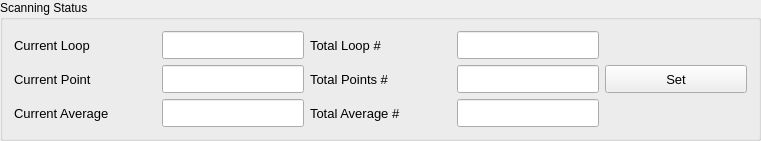
   <widget class="QGroupBox" name="ScanningStatus">
    <property name="geometry">
     <rect>
      <x>10</x>
      <y>780</y>
      <width>761</width>
      <height>141</height>
     </rect>
    </property>
    <property name="sizePolicy">
     <sizepolicy hsizetype="Expanding" vsizetype="Expanding">
      <horstretch>0</horstretch>
      <verstretch>0</verstretch>
     </sizepolicy>
    </property>
    <property name="title">
     <string>Scanning Status</string>
    </property>
    <layout class="QGridLayout" name="gridLayout_5">
     <item row="1" column="1">
      <widget class="QLineEdit" name="leCurrentPointNum">
       <property name="sizePolicy">
        <sizepolicy hsizetype="Expanding" vsizetype="Expanding">
         <horstretch>0</horstretch>
         <verstretch>0</verstretch>
        </sizepolicy>
       </property>
      </widget>
     </item>
     <item row="2" column="2">
      <widget class="QLabel" name="label_23">
       <property name="sizePolicy">
        <sizepolicy hsizetype="Expanding" vsizetype="Expanding">
         <horstretch>0</horstretch>
         <verstretch>0</verstretch>
        </sizepolicy>
       </property>
       <property name="font">
        <font>
         <pointsize>10</pointsize>
        </font>
       </property>
       <property name="text">
        <string>Total Average #</string>
       </property>
      </widget>
     </item>
     <item row="2" column="0">
      <widget class="QLabel" name="label_22">
       <property name="sizePolicy">
        <sizepolicy hsizetype="Expanding" vsizetype="Expanding">
         <horstretch>0</horstretch>
         <verstretch>0</verstretch>
        </sizepolicy>
       </property>
       <property name="font">
        <font>
         <pointsize>10</pointsize>
        </font>
       </property>
       <property name="text">
        <string>Current Average</string>
       </property>
      </widget>
     </item>
     <item row="1" column="3">
      <widget class="QLineEdit" name="leTotalPointNum">
       <property name="sizePolicy">
        <sizepolicy hsizetype="Expanding" vsizetype="Expanding">
         <horstretch>0</horstretch>
         <verstretch>0</verstretch>
        </sizepolicy>
       </property>
      </widget>
     </item>
     <item row="0" column="0">
      <widget class="QLabel" name="label_19">
       <property name="sizePolicy">
        <sizepolicy hsizetype="Expanding" vsizetype="Expanding">
         <horstretch>0</horstretch>
         <verstretch>0</verstretch>
        </sizepolicy>
       </property>
       <property name="font">
        <font>
         <pointsize>10</pointsize>
        </font>
       </property>
       <property name="text">
        <string>Current Loop</string>
       </property>
      </widget>
     </item>
     <item row="1" column="0">
      <widget class="QLabel" name="label_20">
       <property name="sizePolicy">
        <sizepolicy hsizetype="Expanding" vsizetype="Expanding">
         <horstretch>0</horstretch>
         <verstretch>0</verstretch>
        </sizepolicy>
       </property>
       <property name="font">
        <font>
         <pointsize>10</pointsize>
        </font>
       </property>
       <property name="text">
        <string>Current Point</string>
       </property>
      </widget>
     </item>
     <item row="2" column="3">
      <widget class="QLineEdit" name="leTotalAverageNum">
       <property name="sizePolicy">
        <sizepolicy hsizetype="Expanding" vsizetype="Expanding">
         <horstretch>0</horstretch>
         <verstretch>0</verstretch>
        </sizepolicy>
       </property>
      </widget>
     </item>
     <item row="2" column="1">
      <widget class="QLineEdit" name="leCurrentAverageNum">
       <property name="sizePolicy">
        <sizepolicy hsizetype="Expanding" vsizetype="Expanding">
         <horstretch>0</horstretch>
         <verstretch>0</verstretch>
        </sizepolicy>
       </property>
      </widget>
     </item>
     <item row="0" column="3">
      <widget class="QLineEdit" name="leTotalLoopNum">
       <property name="sizePolicy">
        <sizepolicy hsizetype="Expanding" vsizetype="Expanding">
         <horstretch>0</horstretch>
         <verstretch>0</verstretch>
        </sizepolicy>
       </property>
      </widget>
     </item>
     <item row="0" column="2">
      <widget class="QLabel" name="label_18">
       <property name="sizePolicy">
        <sizepolicy hsizetype="Expanding" vsizetype="Expanding">
         <horstretch>0</horstretch>
         <verstretch>0</verstretch>
        </sizepolicy>
       </property>
       <property name="font">
        <font>
         <pointsize>10</pointsize>
        </font>
       </property>
       <property name="text">
        <string>Total Loop #</string>
       </property>
      </widget>
     </item>
     <item row="1" column="2">
      <widget class="QLabel" name="label_21">
       <property name="sizePolicy">
        <sizepolicy hsizetype="Expanding" vsizetype="Expanding">
         <horstretch>0</horstretch>
         <verstretch>0</verstretch>
        </sizepolicy>
       </property>
       <property name="font">
        <font>
         <pointsize>10</pointsize>
        </font>
       </property>
       <property name="text">
        <string>Total Points #</string>
       </property>
      </widget>
     </item>
     <item row="0" column="1">
      <widget class="QLineEdit" name="leCurrentLoopNum">
       <property name="sizePolicy">
        <sizepolicy hsizetype="Expanding" vsizetype="Expanding">
         <horstretch>0</horstretch>
         <verstretch>0</verstretch>
        </sizepolicy>
       </property>
      </widget>
     </item>
     <item row="1" column="4">
      <widget class="QPushButton" name="pbSetScanningStatus">
       <property name="sizePolicy">
        <sizepolicy hsizetype="Expanding" vsizetype="Expanding">
         <horstretch>0</horstretch>
         <verstretch>0</verstretch>
        </sizepolicy>
       </property>
       <property name="font">
        <font>
         <pointsize>10</pointsize>
        </font>
       </property>
       <property name="text">
        <string>Set</string>
       </property>
      </widget>
     </item>
    </layout>
   </widget>
